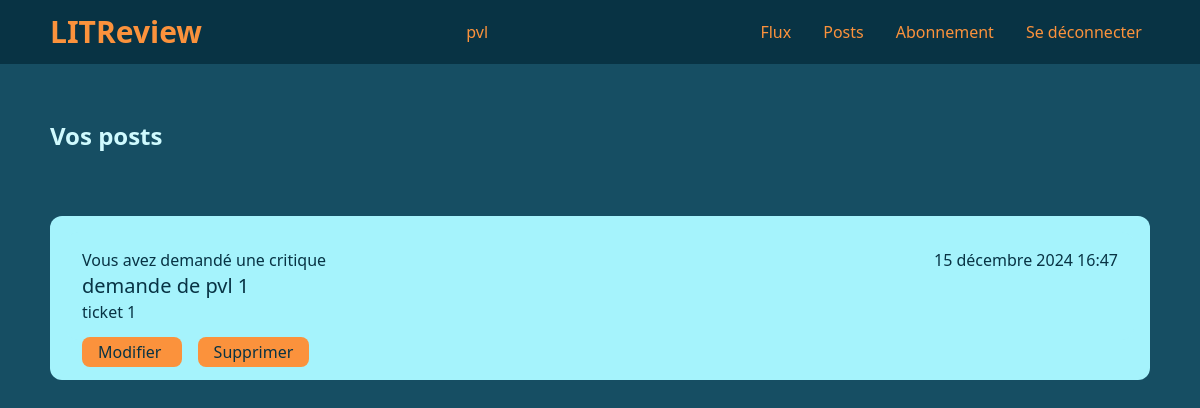
The page /review/posts/ (signed in) on the database as committed earlier.
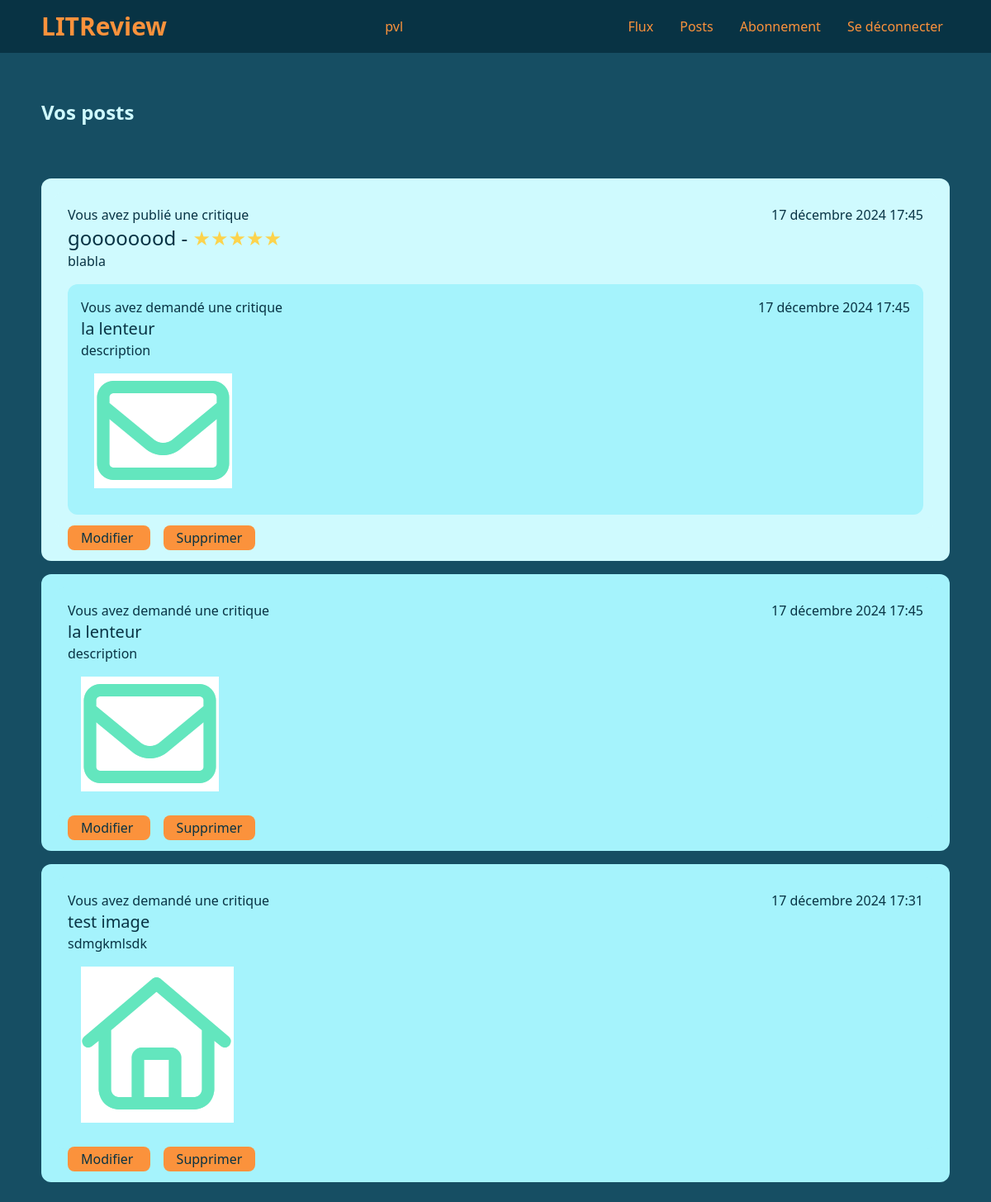
The same page on the database as committed later.
### authentication/models.py (models this page shows, shortened)
class User(AbstractBaseUser, PermissionsMixin):
    username = models.CharField(max_length=20, unique=True)
    is_active = models.BooleanField(default=True)
    is_superuser = models.BooleanField(default=False)
    is_staff = models.BooleanField(default=False)
    date_joined = models.DateTimeField(default=timezone.now)
    last_login = models.DateTimeField(blank=True, null=True)
    objects = CustomUserManager()
    USERNAME_FIELD = 'username'
    REQUIRED_FIELDS = []

### review/models.py (models this page shows, shortened)
class Ticket(models.Model):
    title = models.CharField(max_length=128)
    description = models.CharField(max_length=2048, blank=True)
    user = models.ForeignKey(to=settings.AUTH_USER_MODEL, on_delete=models.CASCADE)
    image = models.ImageField(null=True, blank=True)
    time_created = models.DateTimeField(auto_now_add=True)

class Review(models.Model):
    ticket = models.ForeignKey(to=Ticket, on_delete=models.CASCADE)
    rating = models.PositiveSmallIntegerField(validators=[MinValueValidator(0), MaxValueValidator(5)])
    headline = models.CharField(max_length=128)
    body = models.CharField(max_length=8192, blank=True)
    user = models.ForeignKey(to=settings.AUTH_USER_MODEL, on_delete=models.CASCADE)
    time_created = models.DateTimeField(auto_now_add=True)

### review/views.py (the view)
# urls.py: path('posts/', views.PostsView.as_view(), name='posts'),
class PostsView(LoginRequiredMixin, View):
    template = 'review/posts.html'
    ticket_class = models.Ticket
    review_class = models.Review
    def get(self, request):
        tickets = self.ticket_class.objects.filter(user=request.user)
        tickets = tickets.annotate(content_type=Value('TICKET', CharField()))
        reviews = self.review_class.objects.filter(user=request.user)
        reviews = reviews.annotate(content_type=Value('REVIEW', CharField()))
        posts = sorted(
            chain(tickets, reviews),
            key=lambda post: post.time_created,
            reverse=True
        )
        return render(request, self.template, context={'posts': posts})

### review/templates/review/posts.html
{% extends 'base.html' %}
{% block content %}
    <div class="flex items-center w-full h-40">
        <h2 class="text-2xl text-cyan-100 font-semibold">Vos posts</h2>
    </div>
    <div flex class="flex flex-col gap-4 w-full">
        {% for post in posts %}
            {% if post.content_type == 'TICKET' %}
                <div class="p-4 rounded-xl bg-cyan-200">
                    {% include 'review/partials/ticket_snippet.html' %}
            {% elif post.content_type == 'REVIEW' %}
                <div class="p-4 rounded-xl bg-cyan-100">
                    {% include 'review/partials/review_snippet.html' %}
            {% endif %}
                    <a
                    href="{% url 'update' content_type=post.content_type|lower id=post.id %}"
                    class="px-4 py-1 m-4 rounded-lg bg-orange-400 hover:bg-orange-500">
                    Modifier
                    </a>
                    <a
                    href="{% url 'delete' content_type=post.content_type|lower id=post.id %}"
                    class="px-4 py-1 bg-orange-400 rounded-lg hover:bg-orange-500">
                    Supprimer
                    </a>
                </div>
        {% endfor %}
    </div>
{% endblock %}

### templates/base.html (shortened to what this page needs)
<!DOCTYPE html>
<html lang="en">
<head>
    <link rel="stylesheet" href="/static/css/output.css">
</head>
<body class="bg-cyan-900">
    <div class="relative">
        <nav class="flex bg-cyan-950 w-full justify-center h-16 fixed top-0 left-0 right-0" >
            <div class="flex justify-between items-center text-orange-400 xl:w-2/3 lg:w-11/12">
                <h1 class="text-3xl font-semibold">LITReview</h1>
                {% if user.is_authenticated %}
                <p>{{ user }}</p>
                <ul class="flex gap-4">
                    <li>
                        <a href="{% url 'flux' %}" class="px-2 hover:text-orange-500">Flux</a>
                    </li>
                    <li>
                        <a href="{% url 'posts' %}" class="px-2 hover:text-orange-500">Posts</a>
                    </li>
                    <li>
                        <a href="{% url 'follows' %}" class="px-2 hover:text-orange-500">Abonnement</a>
                    </li>
                    <li>
                        <a href="{% url 'logout' %}" class="px-2 hover:text-orange-500">Se déconnecter</a>
                    </li>
                </ul>
                {% endif %}
            </div>
        </nav>
    </div>
    <section class="flex justify-center w-full mt-14 mb-6 text-cyan-950">
        <div class="flex flex-col items-center xl:w-2/3 lg:w-11/12 w-full">
            {% block content %}{% endblock %}
        </div>
    </section>
</body>
</html>

### review/templates/review/partials/review_snippet.html
{% load mathfilters %}
<div class="flex flex-col p-4 gap-4 rounded-xl bg-cyan-100">
    <div class="flex justify-between">
        <div class="">
            {% if post.user == user %}
            <p>Vous avez publié une critique</p>
            {% else %}
            <p>{{ post.user }} a publié une critique</p>
            {% endif %}
            <p class="text-2xl">{{ post.headline }} - <span class="text-amber-300">{{ '★'|mul:post.rating }}</span></p>
            <p>{{ post.body }}</p>
        </div>
        <p>{{ post.time_created }}</p>
    </div>
    {% with post=post.ticket %}
        {% include 'review/partials/ticket_snippet.html' %}
    {% endwith %}
</div>

### review/templates/review/partials/ticket_snippet.html
<div class="p-4 rounded-xl bg-cyan-200">
    <div class="flex justify-between">
        <div>
            {% if post.user == user %}
            <p>Vous avez demandé une critique</p>
            {% else %}
            <p>{{ post.user }} a demandé une critique</p>
            {% endif %}
            <p class="text-xl">{{ post.title }}</p>
            <p>{{ post.description }}</p>
        </div>
        <p>{{ post.time_created }}</p>
    </div>
    {% if post.image %}
    <img src="{{ post.image.url }}" class="p-4">
    {% endif %}
</div>

Rows that differ between the two databases and show on the page:
removed Ticket: shows "Vous avez demandé une critique", title "demande de pvl 1", description "ticket 1", time_created "15 décembre 2024 16:47"
added Review: shows "Vous avez publié une critique", headline "goooooood", rating "★★★★★", body "blabla", time_created "17 décembre 2024 17:45", title "la lenteur", description "description", image (picture)
added Ticket: shows "Vous avez demandé une critique", title "la lenteur", description "description", time_created "17 décembre 2024 17:45", image (picture)
added Ticket: shows "Vous avez demandé une critique", title "test image", description "sdmgkmlsdk", time_created "17 décembre 2024 17:31", image (picture)
